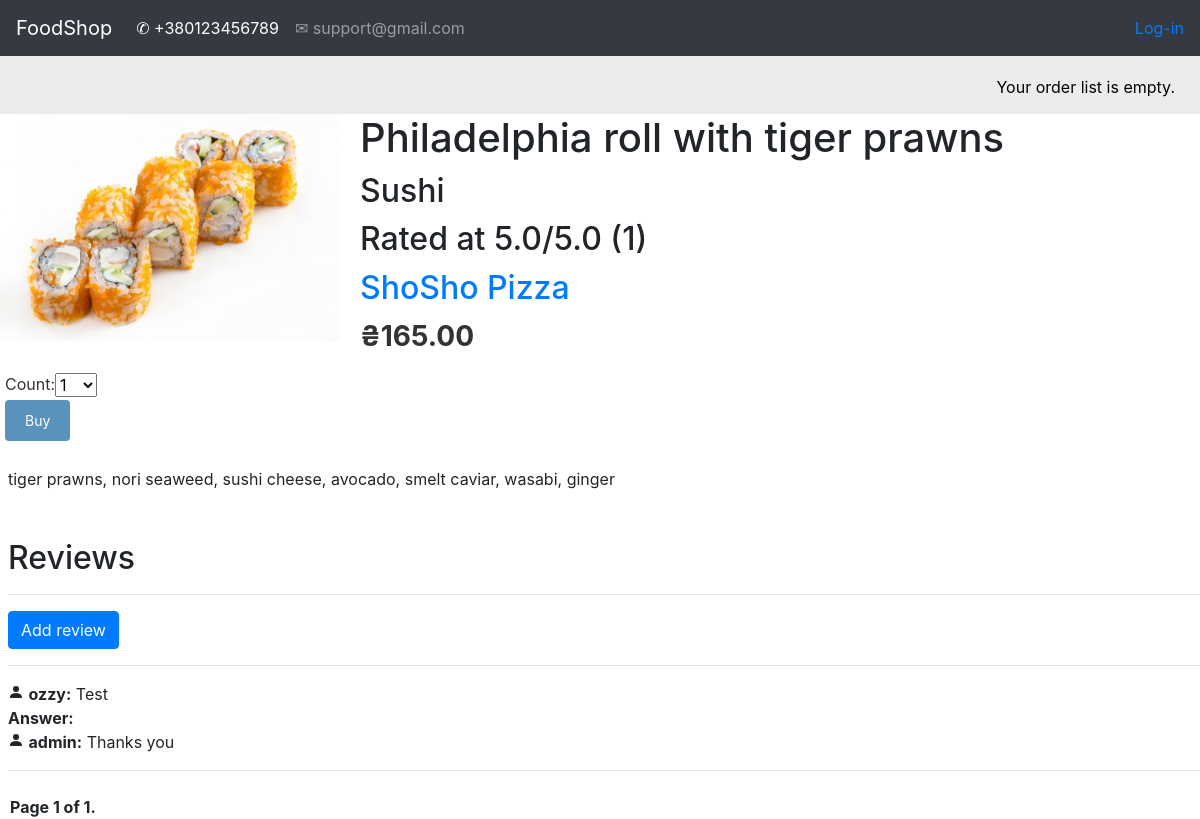
/restaurant/product/58/philadelphia-roll-with-tiger-prawns/, run on the app's committed database.
### shop/models.py (models this page shows, shortened)
class Product(models.Model):
    shop = models.ForeignKey(Shop, on_delete=models.CASCADE)
    category = models.ForeignKey(Category, on_delete=models.CASCADE)
    name = models.CharField(max_length=150, db_index=True)
    slug = models.SlugField(max_length=150, db_index=True)
    image = models.ImageField(upload_to='image_products/%Y/%m/%d', default='image_products/no_img.png')
    description = models.TextField(blank=True)
    price = models.DecimalField(max_digits=10, decimal_places=2)
    available = models.BooleanField(default=True)
    created = models.DateTimeField(auto_now_add=True)
    updated = models.DateTimeField(auto_now=True)
    objects = ProductManager()
    class Meta:
        ordering = ('-created',)
        index_together = (('id', 'slug'),)
        default_related_name = "products"
    def get_shop_slug(self):
        shop = Shop.objects.get(name=self.shop)
        shop = shop.slug
        return reverse('product_list_by_shop',
                       args=[shop])
    def get_rating(self):
        product = Product.objects.get(id=self.id, slug=self.slug)
        rating = product.reviews.filter(show=True).aggregate(Avg('rating'))
        return rating
    def get_rating_votes(self):
        product = Product.objects.get(id=self.id, slug=self.slug)
        count = product.reviews.filter(show=True).count()
        return count

class Category(models.Model):
    name = models.CharField(max_length=150, db_index=True)
    slug = models.SlugField(max_length=150, db_index=True, unique=True)
    class Meta:
        ordering = ('name',)
        default_related_name = "category"
        verbose_name = "Category"
        verbose_name_plural = "Categories"
    def __str__(self):
        return self.name

class Shop(models.Model):
    owner = models.OneToOneField(settings.AUTH_USER_MODEL, on_delete=models.CASCADE)
    name = models.CharField(max_length=150, db_index=True)
    slug = models.SlugField(max_length=150, db_index=True, unique=True)
    class Meta:
        ordering = ('name',)
        default_related_name = "shop"
    def __str__(self):
        return self.name

class Reviews(models.Model):
    product = models.ForeignKey(Product, on_delete=models.CASCADE, related_name='reviews')
    author = models.ForeignKey(settings.AUTH_USER_MODEL, on_delete=models.CASCADE)
    rating = models.PositiveSmallIntegerField(choices=RATING_CHOICES, null=True, blank=True)
    body = models.TextField()
    show = models.BooleanField(default=False)
    created = models.DateTimeField(auto_now_add=True)
    class Meta:
        ordering = ('created',)
        verbose_name = "Review"
        verbose_name_plural = "Reviews"

class ReviewsAnswer(models.Model):
    review = models.ForeignKey(Reviews, on_delete=models.CASCADE, related_name='answers')
    author = models.ForeignKey(settings.AUTH_USER_MODEL, on_delete=models.CASCADE, default='admin')
    body = models.TextField()
    created = models.DateTimeField(auto_now_add=True)
    class Meta:
        ordering = ('created',)

### shop/views.py (the view)
# urls.py: path('restaurant/product/<int:id>/<slug:slug>/', views.product_detail, name='product_detail'),
def product_detail(request, id, slug):
    product = Product.objects.get(id=id, slug=slug)
    orderlist_form = OrderListAddProductForm()
    reviews = product.reviews.filter(show=True)
    answers = ReviewsAnswer.objects.filter(review__in=reviews)
    paginator = Paginator(reviews, 5)
    page = request.GET.get('page')
    try:
        objects = paginator.page(page)
    except PageNotAnInteger:
        objects = paginator.page(1)
    except EmptyPage:
        objects = paginator.page(paginator.num_pages)
    new_review = None
    if request.method == "POST":
        reviews_form = ReviewsForm(request.POST)
        if reviews_form.is_valid() and request.user.is_authenticated:
            new_review = reviews_form.save(commit=False)
            new_review.product = product
            new_review.author = request.user
            new_review.save()
            reviews_form = ReviewsForm()
            messages.success(request, 'Your review has been successfully submitted for review')
            return HttpResponseRedirect(request.path)
        else:
            return redirect(LOGIN_URL)
    else:
        reviews_form = ReviewsForm()
    return render(request, 'shop/product_detail.html',
                  {'product': product,
                   'orderlist_form': orderlist_form,
                   'reviews': objects,
                   'answers': answers,
                   'new_review': new_review,
                   'reviews_form': reviews_form})

### orderlist/forms.py
class OrderListAddProductForm(forms.Form):
    count = forms.TypedChoiceField(choices=PRODUCT_COUNT_CHOICES, coerce=int)
    update = forms.BooleanField(required=False, initial=False, widget=forms.HiddenInput)

### shop/forms.py
class ReviewsForm(forms.ModelForm):
    class Meta:
        model = Reviews
        fields = ['rating', 'body']
        labels = {
            'body': "Your review",
            'rating': "Your rating",
        }

### orderlist/context_processors.py (called while the page is built)
def orderlist(request):
    return {'orderlist': OrderList(request)}

### orderlist/orderlist.py (called while the page is built)
    def __len__(self):
        return sum(item['count'] for item in self.orderlist.values())

### templates/shop/product_detail.html (shortened to what this page needs)
{% extends 'shop/base.html' %}
{% load static %}
{% block context %}
  <div class="product-detail">
    <img src="{{ product.image.url }}">
    <h1>{{ product.name }}</h1>
    <h2>{{ product.category }}</h2>
    {% if product.get_rating.rating__avg %}<h2>Rated at {{ product.get_rating.rating__avg }}/5.0
                                                        ({{ product.get_rating_votes }})</h2>{% else %}
        <h2>Not yet rated</h2>{% endif %}
    <h2><a href="{{ product.get_shop_slug }}">{{ product.shop }}</a></h2>
    <p class="price">₴{{ product.price }}</p>
    <form action="{% url 'orderlist:orderlist_add' product.id %}" method="post">
    {{ orderlist_form }}
    <input type="submit" value="Buy">
</form>
      <div class="product-description pl-2" style="word-wrap: break-word">
          {{ product.description}}
      </div>
  </div>
<div class="reviews mt-5 pl-2">
<h2>Reviews</h2>
    <hr />
    <button class="btn btn-primary" id="SendBtn" onclick="showFormReview()">Add review</button><hr />
    <div class="reviews-list pb-2">
        {% if reviews %}
        {% for review in reviews %}
            <div>
                <p>
                    <svg width="1em" height="1em" viewBox="0 0 16 16" class="bi bi-person-fill" fill="currentColor" xmlns="http://www.w3.org/2000/svg">
                    <path fill-rule="evenodd" d="M3 14s-1 0-1-1 1-4 6-4 6 3 6 4-1 1-1 1H3zm5-6a3 3 0 1 0 0-6 3 3 0 0 0 0 6z"/>
                    </svg>
                <b>{{ review.author }}:</b> {{ review.body }}
                {% for answer in answers %}
                    {% if answer.review_id == review.id %}
                        <br /><b>Answer:</b> <br />
                            <svg width="1em" height="1em" viewBox="0 0 16 16" class="bi bi-person-fill" fill="currentColor" xmlns="http://www.w3.org/2000/svg">
                            <path fill-rule="evenodd" d="M3 14s-1 0-1-1 1-4 6-4 6 3 6 4-1 1-1 1H3zm5-6a3 3 0 1 0 0-6 3 3 0 0 0 0 6z"/>
                            </svg>
                        <b>{{ answer.author }}:</b> {{ answer.body }}
                        </p>
                    {% endif %}
                {% endfor %}
                <hr>
            </div>
        {% endfor %}
        {% else %}
            <span style="font-size: 26px; font-weight: 600; font-style: italic">Sorry, there are no reviews here yet</span>
        {% endif %}
    </div>
</div>
    {% if reviews %}
    {% include 'pagination/pagination.html' with page=reviews %}
    {% endif %}
{% endblock %}

### static/css/style.css (style rules this page uses)
html { overflow-x: hidden; }
.product-detail { text-align:justify; }
.product-detail .price { color:#333; font-size:28px; font-weight:bold; }
.product-detail img { width:30%; float:left; padding:0 20px 20px 0; }
.product-detail h1 { margin-bottom:0; }
.product-detail h2 { margin-top:10px; }
a.button, input[type="submit"] { color:#fff; background:#5993bb; border-radius:4px; padding:10px 20px; font-size:14px; border:0; }
form { overflow:auto; margin-left: 5px; }
label { float:left; clear:both; color:#333; margin-bottom:4px; margin-top: -1px; }
input, textarea { clear:both; float:left; margin:0 0 10px; background:#efefef; border:0; padding:10px 10px; font-size:14px; }

### data on the page
Product: image (picture), name "Philadelphia roll with tiger prawns", category "Sushi", get_rating.rating__avg "5.0", get_rating_votes "1", shop "ShoSho Pizza", price "165.00", description "tiger prawns, nori seaweed, sushi cheese, avocado, smelt caviar, wasabi, ginger"
Reviews: author "ozzy", body "Test"
ReviewsAnswer: author "admin", body "Thanks you"

### other printed values
{{ page.number }} "1"
{{ page.paginator.num_pages }} "1"
